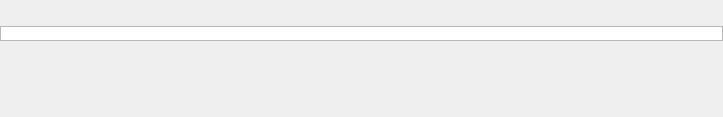
<?xml version="1.0" encoding="UTF-8"?>
<ui version="4.0">
 <class>bottomBar</class>
 <widget class="QWidget" name="bottomBar">
  <property name="geometry">
   <rect>
    <x>0</x>
    <y>0</y>
    <width>723</width>
    <height>117</height>
   </rect>
  </property>
  <property name="sizePolicy">
   <sizepolicy hsizetype="Preferred" vsizetype="Minimum">
    <horstretch>0</horstretch>
    <verstretch>0</verstretch>
   </sizepolicy>
  </property>
  <property name="windowTitle">
   <string>Form</string>
  </property>
  <property name="styleSheet">
   <string notr="true"/>
  </property>
  <layout class="QVBoxLayout" name="verticalLayout">
   <property name="spacing">
    <number>0</number>
   </property>
   <property name="margin">
    <number>0</number>
   </property>
   <item>
    <widget class="QGraphicsView" name="graphicsView">
     <property name="sizePolicy">
      <sizepolicy hsizetype="Expanding" vsizetype="Fixed">
       <horstretch>0</horstretch>
       <verstretch>0</verstretch>
      </sizepolicy>
     </property>
     <property name="minimumSize">
      <size>
       <width>0</width>
       <height>15</height>
      </size>
     </property>
     <property name="maximumSize">
      <size>
       <width>16777215</width>
       <height>15</height>
      </size>
     </property>
     <property name="autoFillBackground">
      <bool>false</bool>
     </property>
     <property name="verticalScrollBarPolicy">
      <enum>Qt::ScrollBarAlwaysOff</enum>
     </property>
     <property name="horizontalScrollBarPolicy">
      <enum>Qt::ScrollBarAlwaysOff</enum>
     </property>
     <property name="interactive">
      <bool>false</bool>
     </property>
    </widget>
   </item>
   <item>
    <layout class="QHBoxLayout" name="horizontalLayout_2">
     <property name="spacing">
      <number>0</number>
     </property>
     <item>
      <widget class="QPushButton" name="pushButton_3">
       <property name="text">
        <string/>
       </property>
       <property name="icon">
        <iconset resource="res.qrc">
         <normaloff>:/groove/icons/general_foldertree.png</normaloff>:/groove/icons/general_foldertree.png</iconset>
       </property>
       <property name="flat">
        <bool>true</bool>
       </property>
      </widget>
     </item>
     <item>
      <widget class="QPushButton" name="backB">
       <property name="text">
        <string/>
       </property>
       <property name="icon">
        <iconset resource="res.qrc">
         <normaloff>:/groove/icons/general_back.png</normaloff>:/groove/icons/general_back.png</iconset>
       </property>
       <property name="flat">
        <bool>true</bool>
       </property>
      </widget>
     </item>
     <item>
      <widget class="QPushButton" name="stopButton">
       <property name="text">
        <string/>
       </property>
       <property name="icon">
        <iconset resource="res.qrc">
         <normaloff>:/groove/icons/camera_video_stop.png</normaloff>:/groove/icons/camera_video_stop.png</iconset>
       </property>
       <property name="flat">
        <bool>true</bool>
       </property>
      </widget>
     </item>
     <item>
      <widget class="QPushButton" name="pauseB">
       <property name="text">
        <string/>
       </property>
       <property name="icon">
        <iconset resource="res.qrc">
         <normaloff>:/groove/icons/camera_video_pause.png</normaloff>:/groove/icons/camera_video_pause.png</iconset>
       </property>
       <property name="flat">
        <bool>true</bool>
       </property>
      </widget>
     </item>
     <item>
      <widget class="QPushButton" name="nextB">
       <property name="text">
        <string/>
       </property>
       <property name="icon">
        <iconset resource="res.qrc">
         <normaloff>:/groove/icons/general_forward.png</normaloff>:/groove/icons/general_forward.png</iconset>
       </property>
       <property name="flat">
        <bool>true</bool>
       </property>
      </widget>
     </item>
     <item>
      <widget class="QPushButton" name="settingsB">
       <property name="text">
        <string/>
       </property>
       <property name="icon">
        <iconset resource="res.qrc">
         <normaloff>:/groove/icons/camera_camera_setting.png</normaloff>:/groove/icons/camera_camera_setting.png</iconset>
       </property>
       <property name="flat">
        <bool>true</bool>
       </property>
      </widget>
     </item>
     <item>
      <widget class="QPushButton" name="addButton">
       <property name="text">
        <string/>
       </property>
       <property name="icon">
        <iconset resource="res.qrc">
         <normaloff>:/groove/icons/general_add.png</normaloff>:/groove/icons/general_add.png</iconset>
       </property>
       <property name="flat">
        <bool>true</bool>
       </property>
      </widget>
     </item>
    </layout>
   </item>
  </layout>
 </widget>
 <resources>
  <include location="res.qrc"/>
 </resources>
 <connections/>
</ui>
